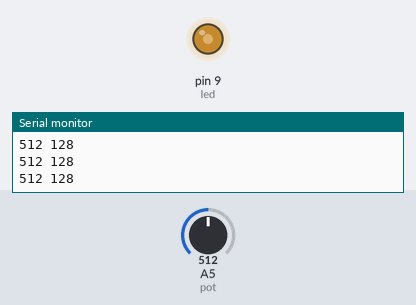
The sketch below on a simulated Arduino Uno, built with avr-gcc and run on an emulated ATmega328P. On the bench: output pins drawn as LEDs (lit = HIGH), the last lines printed to the serial monitor. The test bench sets the inputs (shaded band); at power-on: A5 (pot) = 512.

Above: at 1.2 s.
1.3 s: A5 (pot) set to 716
At 2.1 s:
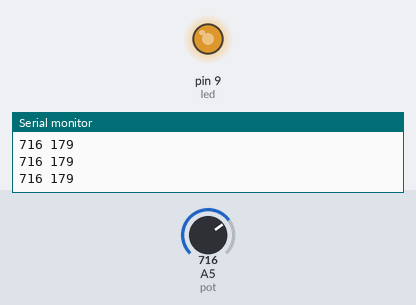
3.1 s: A5 (pot) set to 900
At 4.6 s:
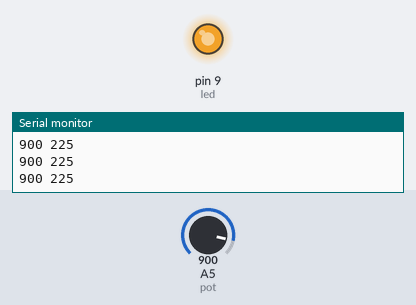
4.9 s: A5 (pot) set to 122
At 6.4 s:
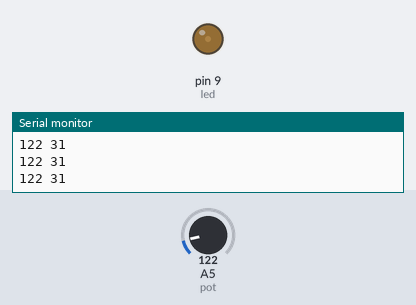
6.7 s: A5 (pot) set to 511
At 7.9 s:
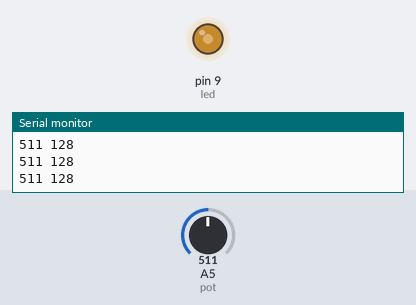
Timing chart, 0 to 9.5 s (numbered marks = the images above; inputs shaded):
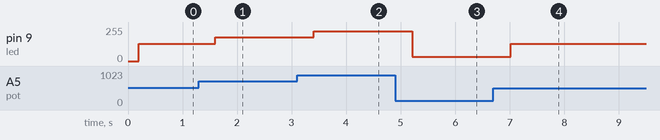

Measured:
- after the input at 1.3 s, pin 9 (led): 128/255 → 179/255 after 0.30 s
- after the input at 3.1 s, pin 9 (led): 179/255 → 225/255 after 0.31 s
- after the input at 4.9 s, pin 9 (led): 225/255 → 31/255 after 0.31 s
- after the input at 6.7 s, pin 9 (led): 31/255 → 128/255 after 0.32 s

The sketch:

ledanalog.ino
```cpp
int led=9;
int pot=A5;
int val;
int pwm;
void setup() {
  // put your setup code here, to run once:
 pinMode(pot,INPUT);
pinMode(led,OUTPUT);
Serial.begin(9600);
}

void loop() {
  // put your main code here, to run repeatedly:
val=analogRead(pot); // max value it can give is 1023 but dac wont understand becoz it is 8 bit so only till 255 max
pwm=map(val,1023,0,255,0);// (var,upperLimit(to convert),lowerLimit,upperLimit(convert into wht),lowerLimit)
Serial.print(val);
Serial.print(" ");
Serial.println(pwm);
delay(200);
analogWrite(led,pwm);
}
```
